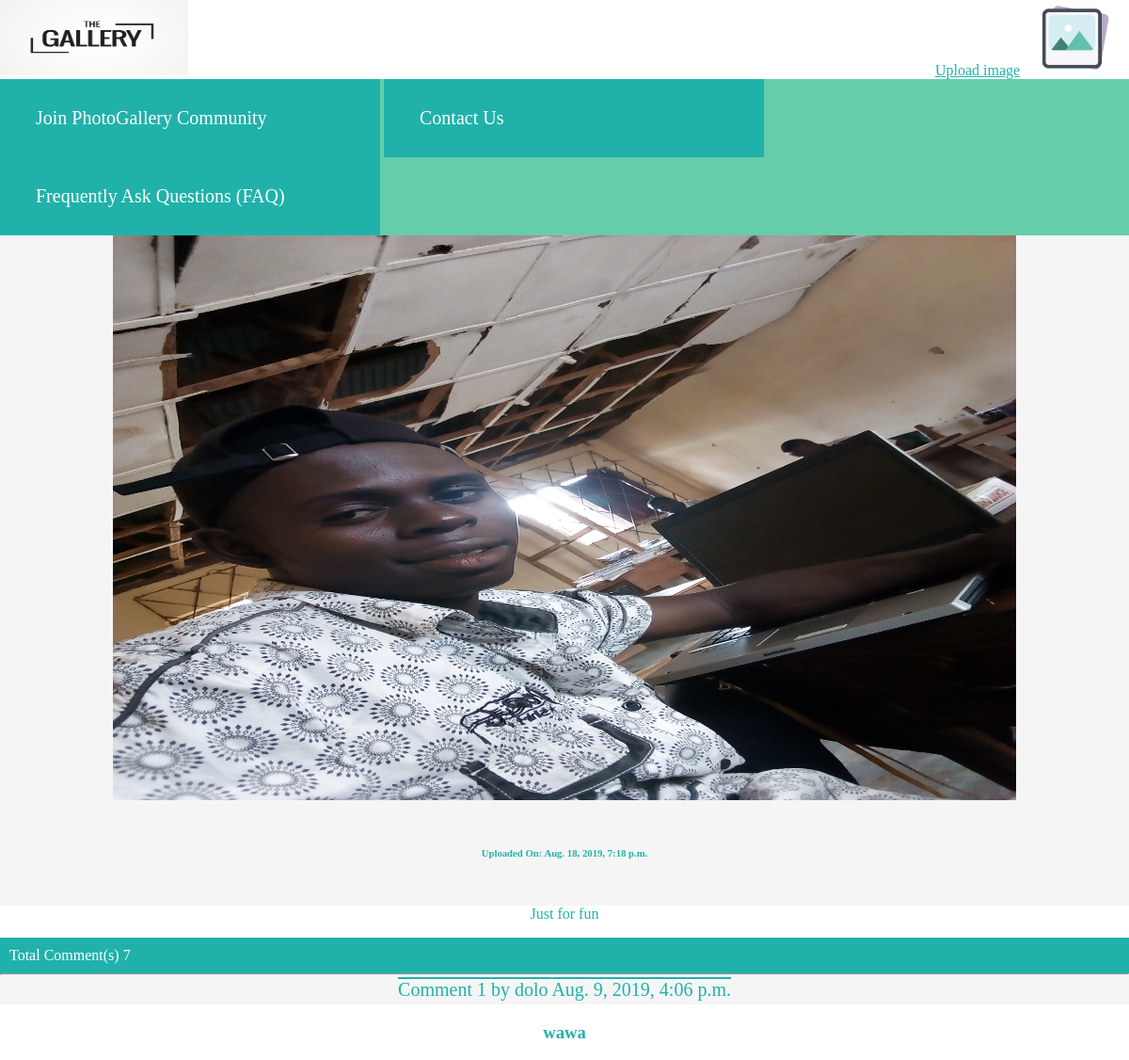
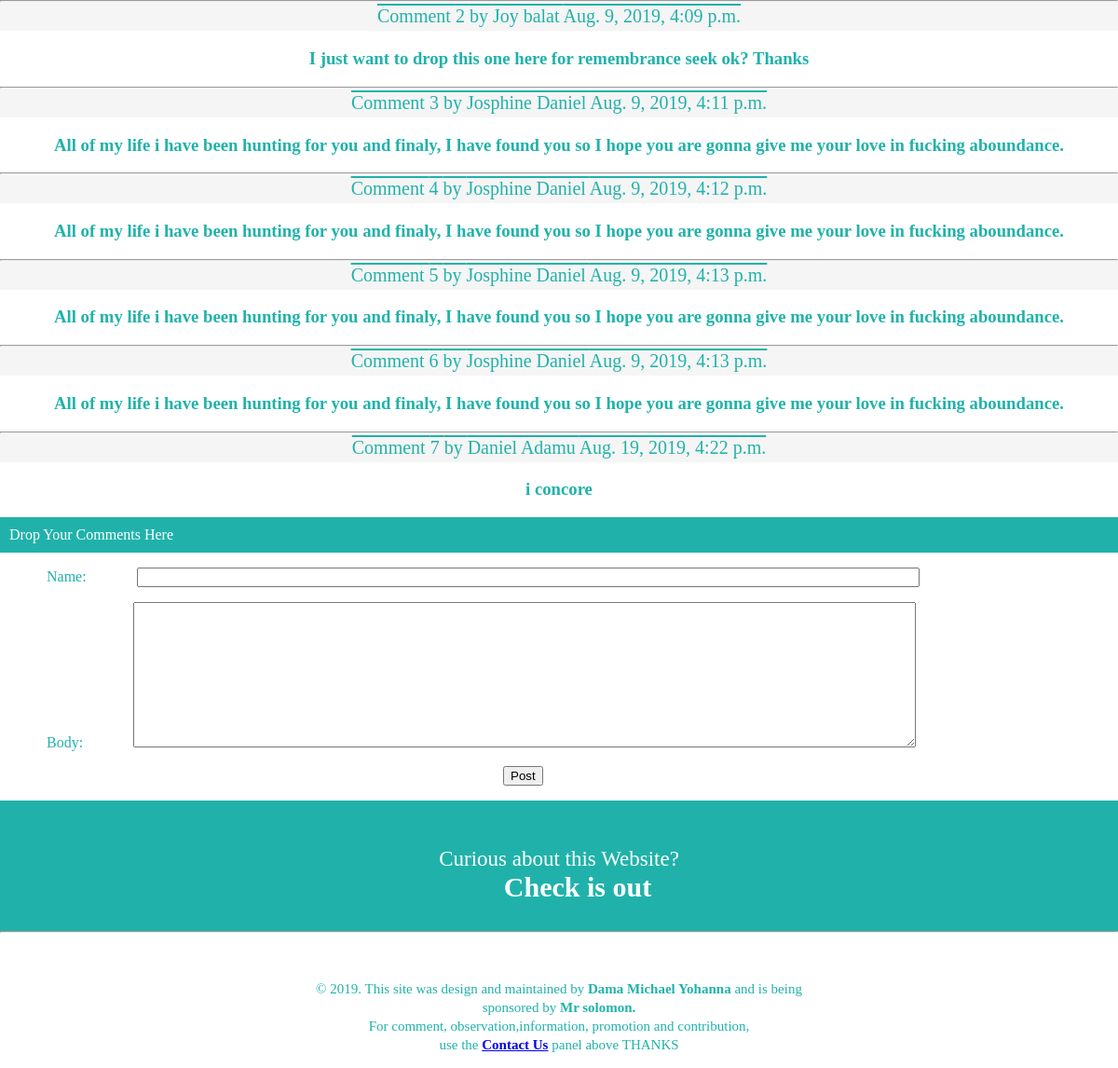
/gallary/index/1/, run on the app's committed database (2 pictures, top to bottom).
### gallary/models.py (models this page shows, shortened)
class Post(models.Model):
	post = models.TextField('Description',max_length = 1000)
	img = models.ImageField("",upload_to = get_image_path)
	category = models.CharField(choices = choice, default = choice[0],max_length = 50)
	date = models.DateTimeField(auto_now = True)
	class Meta:
		ordering = ('-date',)

class Comments(models.Model):
    post = models.ForeignKey('Post',on_delete = models.CASCADE,
        related_name = 'comments')
    body = models.TextField(max_length=500)
    name = models.CharField(max_length=50)
    active = models.BooleanField(default=True)
    date = models.DateTimeField(auto_now = True)

### gallary/views.py (the view)
# urls.py: path('index/<int:pk>/',views.Info, name = 'info'),
def Info(request,pk):
	post_info = Post.objects.get(pk=pk)
	comments = post_info.comments.filter(active=True)
	comment = None
	if request.method == 'POST':
		comment_form = CommentForm(request.POST)
		if comment_form.is_valid():
			new_comment = comment_form.save(commit = False)
			new_comment.post = post_info
			new_comment.save()
			messages.success(request,'Your comment was posted')
			return redirect('/gallary/index/'+str(pk)+'/')
		else:
			comment_form = CommentForm()
	else:
		print('not a post method')
		comment_form = CommentForm()
	context = {'post':post_info,'comment_form':comment_form,'comments':comments}
	return render(request,'info.html',context)

### gallary/forms.py
class CommentForm(forms.ModelForm):
	class Meta:
		model = Comments
		fields = ('name','body')

### gallary/templates/gallary/info.html (shortened to what this page needs)
{% extends "base1.html" %}
	{% block content %}
		<div class = "info">
			<img src = "{{ MEDIA_URL}}{{post.img}}" height = 600px width = 80% alt = "post_image">
			<span><h6>Uploaded On:  {{ post.date }}</h6></span>
			<p> {{ post.post }}</p>
		</div>
		<div >
			{% with comments.count as total_comments %}
				<p style="background: #20B2AA;color: white; padding: 10px; margin: 0px;">
					Total Comment(s) {{ total_comments }}
				</p>
			{% endwith %}
		</div>
		<div class="comment">
			{% for comment in comments %}
				<hr>
				<p class="count">
					Comment {{ forloop.counter }} by {{ comment.name }} {{ comment.date }}
				</p>
				<h3>{{ comment.body|linebreaks }}</h3>
			{% endfor %}
		</div>
<div class="drop-comment">
	<p class = "drop">
		Drop Your Comments Here
	</p>
		<form action="." method="POST">
			{{ comment_form.as_p }}
			<button type="submit" value="submit">Post</button>
		</form>
	{% endblock%}

### gallary/static/gallary/base1.css (style rules this page uses)
body { margin: 0px; padding-top: 0px; }
p { color: #20B2AA; }
.info { display: block; color: #20B2AA;; background: #f5f5f5; text-align: center; height: auto; min-height: 200px; text-decoration: none; }
.info h5,h6 { padding:25px; }
.info p { background: white; }
.comment { min-height:50px }
.comment hr { margin: 0px; color: #f5f5f5;" }
.comment h3 { text-align: center; color:#20B2AA; }
p.count { color: #20B2AA; background: #f5f5f5; text-decoration:overline; padding: 4px; text-align: center; margin:0px; font-size: 20px; }
p.drop { background: #20B2AA; color: white; padding: 10px; }
label { color: #20b2aa; padding: 50px; }
input,textarea { width:70%; }
button { text-align:center; margin-left: 45%; }
.login input,label { margin-top: 10px; margin-bottom: 10px; }
.register input,label { margin-top: 10px; margin-bottom: 10px; }

### data on the page
Post: img (picture), date "Aug. 18, 2019, 7:18 p.m.", post "Just for fun"
Comments: name "dolo", date "Aug. 9, 2019, 4:06 p.m.", body "wawa"
Comments: name "Joy balat", date "Aug. 9, 2019, 4:09 p.m.", body "I just want to drop this one here for remembrance seek ok? Thanks"
Comments: name "Josphine Daniel", date "Aug. 9, 2019, 4:11 p.m.", body "All of my life i have been hunting for you and finaly, I have found you so I hope you are gonna give me your love in fucking aboundance."
Comments: name "Josphine Daniel", date "Aug. 9, 2019, 4:12 p.m.", body "All of my life i have been hunting for you and finaly, I have found you so I hope you are gonna give me your love in fucking aboundance."
Comments: name "Josphine Daniel", date "Aug. 9, 2019, 4:13 p.m.", body "All of my life i have been hunting for you and finaly, I have found you so I hope you are gonna give me your love in fucking aboundance."
Comments: name "Josphine Daniel", date "Aug. 9, 2019, 4:13 p.m.", body "All of my life i have been hunting for you and finaly, I have found you so I hope you are gonna give me your love in fucking aboundance."
Comments: name "Daniel Adamu", date "Aug. 19, 2019, 4:22 p.m.", body "i concore"

### other printed values
{{ total_comments }} "7"
